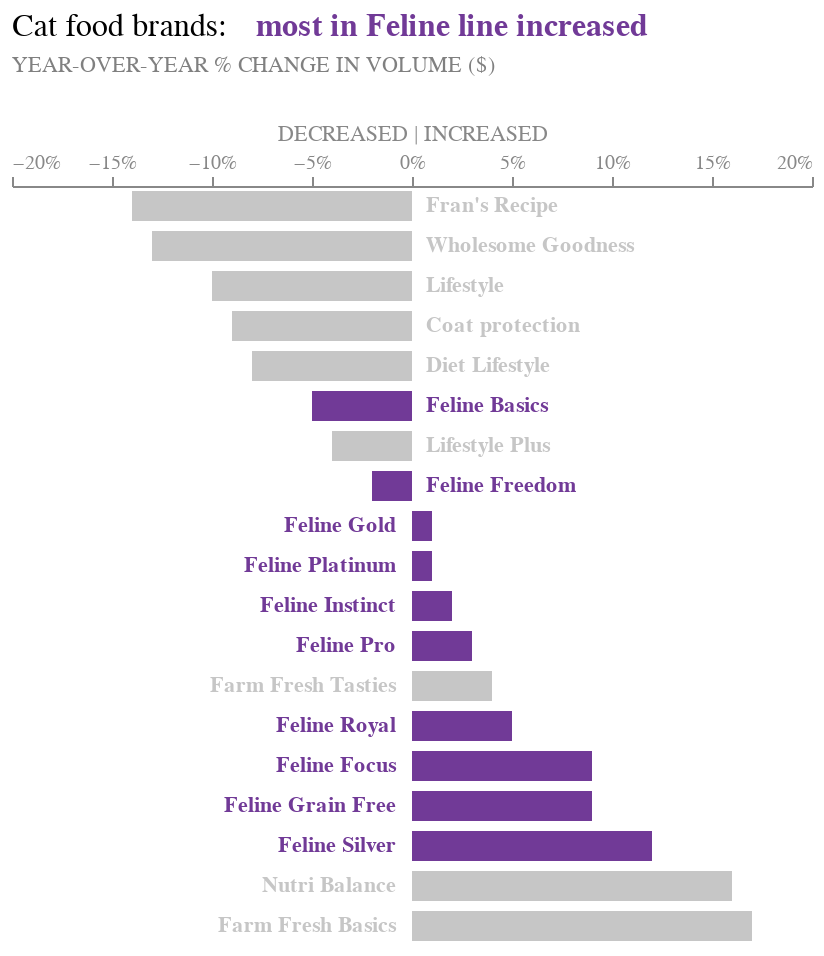

Write notebook code for a chart like this one.
### Markdown cell above
Feline has a purple logo

### Code cell
conditions = [
    f'datum.Brands == "{brand}"' for brand in table['Brands'] if 'Feline' in brand
]

condition_purple = f"({'|'.join(conditions)})"


chart_purple = alt.Chart(table).mark_bar( 
        size = 15
        ).encode(
     x = alt.X(
        "Change", 
        scale = alt.Scale(domain = [-0.20, 0.20]), 
        axis = alt.Axis(grid = False, orient = "top", 
                        labelColor = "#888888", titleColor = '#888888', 
                        titleFontWeight = 'normal', format = "%"),
        title = "DECREASED | INCREASED"
        ),
    y = alt.Y("Brands", sort = None, axis = None),
    color = alt.condition(condition_purple,
                          alt.value('#713a97'), alt.value('#c6c6c6'))
    )

label1_purple = alt.Chart(table.loc[table['Change'] < 0]).mark_text(align = 'left', fontWeight = 700).encode(
    x = alt.value(207),
    y = alt.Y('Brands', sort = None),
    text = alt.Text('Brands'),
    color = alt.condition(condition_purple,
                          alt.value('#713a97'), alt.value('#c6c6c6'))
    )

label2_purple = alt.Chart(table.loc[table['Change'] > 0]).mark_text(align = 'right', fontWeight = 700).encode(
    x = alt.value(192),
    y = alt.Y('Brands', sort = None),
    text = alt.Text('Brands'),
    color = alt.condition(condition_purple,
                          alt.value('#713a97'), alt.value('#c6c6c6'))
    )

title_purple = alt.Chart(
    {"values": [{"text":  [
        'most in Feline line increased'
         ]}]}
).mark_text(size = 16, align = "left", dx = -78, dy = -270, fontWeight = 700, color = '#713a97').encode(
    text = "text:N"
)




feline = chart_purple + label1_purple + label2_purple + title_bw + title_purple + subtitle_bw

feline.properties(width = 400).configure_view(stroke = None)

### Figure 1 — Vega-Lite specification as saved in the notebook (floating-point values rounded to 4 significant figures)
{"config": {"view": {"continuousWidth": 300, "continuousHeight": 300, "stroke": null}}, "layer": [{"data": {"name": "data-9ee411e192bdf834e5a77b44a346fa8f"}, "mark": {"type": "bar", "size": 15}, "encoding": {"color": {"condition": {"test": "(datum.Brands == \"Feline Basics\"|datum.Brands == \"Feline Freedom\"|datum.Brands == \"Feline Gold\"|datum.Brands == \"Feline Platinum\"|datum.Brands == \"Feline Instinct\"|datum.Brands == \"Feline Pro\"|datum.Brands == \"Feline Royal\"|datum.Brands == \"Feline Focus\"|datum.Brands == \"Feline Grain Free\"|datum.Brands == \"Feline Silver\")", "value": "#713a97"}, "value": "#c6c6c6"}, "x": {"axis": {"format": "%", "grid": false, "labelColor": "#888888", "orient": "top", "titleColor": "#888888", "titleFontWeight": "normal"}, "field": "Change", "scale": {"domain": [-0.2, 0.2]}, "title": "DECREASED | INCREASED", "type": "quantitative"}, "y": {"axis": null, "field": "Brands", "sort": null, "type": "nominal"}}}, {"data": {"name": "data-0cc3663d469e54c83c8449d2705bfe37"}, "mark": {"type": "text", "align": "left", "fontWeight": 700}, "encoding": {"color": {"condition": {"test": "(datum.Brands == \"Feline Basics\"|datum.Brands == \"Feline Freedom\"|datum.Brands == \"Feline Gold\"|datum.Brands == \"Feline Platinum\"|datum.Brands == \"Feline Instinct\"|datum.Brands == \"Feline Pro\"|datum.Brands == \"Feline Royal\"|datum.Brands == \"Feline Focus\"|datum.Brands == \"Feline Grain Free\"|datum.Brands == \"Feline Silver\")", "value": "#713a97"}, "value": "#c6c6c6"}, "text": {"field": "Brands", "type": "nominal"}, "x": {"value": 207}, "y": {"field": "Brands", "sort": null, "type": "nominal"}}}, {"data": {"name": "data-ec5f7c8dc3e548f95008aa754a246610"}, "mark": {"type": "text", "align": "right", "fontWeight": 700}, "encoding": {"color": {"condition": {"test": "(datum.Brands == \"Feline Basics\"|datum.Brands == \"Feline Freedom\"|datum.Brands == \"Feline Gold\"|datum.Brands == \"Feline Platinum\"|datum.Brands == \"Feline Instinct\"|datum.Brands == \"Feline Pro\"|datum.Brands == \"Feline Royal\"|datum.Brands == \"Feline Focus\"|datum.Brands == \"Feline Grain Free\"|datum.Brands == \"Feline Silver\")", "value": "#713a97"}, "value": "#c6c6c6"}, "text": {"field": "Brands", "type": "nominal"}, "x": {"value": 192}, "y": {"field": "Brands", "sort": null, "type": "nominal"}}}, {"data": {"name": "data-61ed60cd51bbea95a6d688536e3e2c35"}, "mark": {"type": "text", "align": "left", "color": "black", "dx": -200, "dy": -270, "fontWeight": "normal", "size": 16}, "encoding": {"text": {"field": "text", "type": "nominal"}}}, {"data": {"name": "data-19ea155562c358d38165a59a968b6f99"}, "mark": {"type": "text", "align": "left", "color": "#713a97", "dx": -78, "dy": -270, "fontWeight": 700, "size": 16}, "encoding": {"text": {"field": "text", "type": "nominal"}}}, {"data": {"name": "data-ba11cdcb5208607813ec99b1dd569bab"}, "mark": {"type": "text", "align": "left", "color": "gray", "dx": -200, "dy": -250, "fontWeight": "normal", "size": 11}, "encoding": {"text": {"field": "text", "type": "nominal"}}}], "width": 400, "$schema": "https://vega.github.io/schema/vega-lite/v5.15.1.json", "datasets": {"data-9ee411e192bdf834e5a77b44a346fa8f": [{"spacing for dot plot": 0, "Brands": "Fran's Recipe", "Change": -0.14}, {"spacing for dot plot": 1, "Brands": "Wholesome Goodness", "Change": -0.13}, {"spacing for dot plot": 2, "Brands": "Lifestyle", "Change": -0.1}, {"spacing for dot plot": 3, "Brands": "Coat protection", "Change": -0.09}, {"spacing for dot plot": 4, "Brands": "Diet Lifestyle", "Change": -0.08}, {"spacing for dot plot": 5, "Brands": "Feline Basics", "Change": -0.05}, {"spacing for dot plot": 6, "Brands": "Lifestyle Plus", "Change": -0.04}, {"spacing for dot plot": 7, "Brands": "Feline Freedom", "Change": -0.02}, {"spacing for dot plot": 8, "Brands": "Feline Gold", "Change": 0.01}, {"spacing for dot plot": 9, "Brands": "Feline Platinum", "Change": 0.01}, {"spacing for dot plot": 10, "Brands": "Feline Instinct", "Change": 0.02}, {"spacing for dot plot": 11, "Brands": "Feline Pro", "Change": 0.03}, {"spacing for dot plot": 12, "Brands": "Farm Fresh Tasties", "Change": 0.04}, {"spacing for dot plot": 13, "Brands": "Feline Royal", "Change": 0.05}, {"spacing for dot plot": 14, "Brands": "Feline Focus", "Change": 0.09}, {"spacing for dot plot": 15, "Brands": "Feline Grain Free", "Change": 0.09}, {"spacing for dot plot": 16, "Brands": "Feline Silver", "Change": 0.12}, {"spacing for dot plot": 17, "Brands": "Nutri Balance", "Change": 0.16}, {"spacing for dot plot": 18, "Brands": "Farm Fresh Basics", "Change": 0.17}], "data-0cc3663d469e54c83c8449d2705bfe37": [{"spacing for dot plot": 0, "Brands": "Fran's Recipe", "Change": -0.14}, {"spacing for dot plot": 1, "Brands": "Wholesome Goodness", "Change": -0.13}, {"spacing for dot plot": 2, "Brands": "Lifestyle", "Change": -0.1}, {"spacing for dot plot": 3, "Brands": "Coat protection", "Change": -0.09}, {"spacing for dot plot": 4, "Brands": "Diet Lifestyle", "Change": -0.08}, {"spacing for dot plot": 5, "Brands": "Feline Basics", "Change": -0.05}, {"spacing for dot plot": 6, "Brands": "Lifestyle Plus", "Change": -0.04}, {"spacing for dot plot": 7, "Brands": "Feline Freedom", "Change": -0.02}], "data-ec5f7c8dc3e548f95008aa754a246610": [{"spacing for dot plot": 8, "Brands": "Feline Gold", "Change": 0.01}, {"spacing for dot plot": 9, "Brands": "Feline Platinum", "Change": 0.01}, {"spacing for dot plot": 10, "Brands": "Feline Instinct", "Change": 0.02}, {"spacing for dot plot": 11, "Brands": "Feline Pro", "Change": 0.03}, {"spacing for dot plot": 12, "Brands": "Farm Fresh Tasties", "Change": 0.04}, {"spacing for dot plot": 13, "Brands": "Feline Royal", "Change": 0.05}, {"spacing for dot plot": 14, "Brands": "Feline Focus", "Change": 0.09}, {"spacing for dot plot": 15, "Brands": "Feline Grain Free", "Change": 0.09}, {"spacing for dot plot": 16, "Brands": "Feline Silver", "Change": 0.12}, {"spacing for dot plot": 17, "Brands": "Nutri Balance", "Change": 0.16}, {"spacing for dot plot": 18, "Brands": "Farm Fresh Basics", "Change": 0.17}], "data-61ed60cd51bbea95a6d688536e3e2c35": [{"text": ["Cat food brands:"]}], "data-19ea155562c358d38165a59a968b6f99": [{"text": ["most in Feline line increased"]}], "data-ba11cdcb5208607813ec99b1dd569bab": [{"text": ["YEAR-OVER-YEAR % CHANGE IN VOLUME ($)"]}]}}
